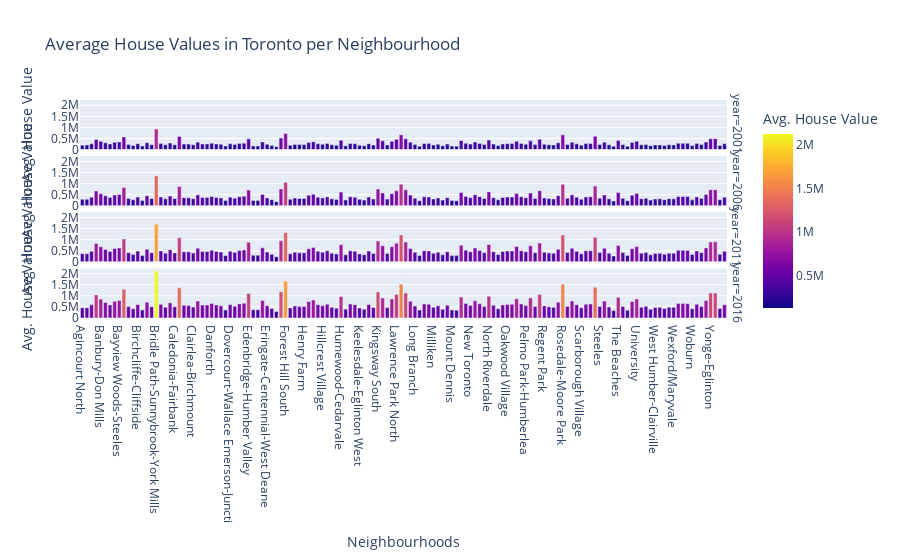

Notebook source saved alongside this figure:
### Markdown cell above
## Cost Analysis - Optional Challenge

In this section, you will use Plotly express to a couple of plots that investors can interactively filter and explore various factors related to the house value of the Toronto's neighbourhoods. 

### Create a bar chart row facet to plot the average house values for all Toronto's neighbourhoods per year

### Code cell
# YOUR CODE HERE!

### Figure 1 — Plotly figure (JSON) as saved in the notebook; plotly's stock layout.template omitted (floating-point values rounded to 4 significant figures; data arrays with more than 128 entries replaced by an {"elided": "..."} marker saying what was removed)
{"data": [{"alignmentgroup": "True", "hovertemplate": "year=2001<br>Neighbourhoods=%{x}<br>Avg. House Value=%{marker.color}<extra></extra>", "legendgroup": "", "marker": {"color": {"elided": "140 int values"}, "coloraxis": "coloraxis"}, "name": "", "offsetgroup": "", "orientation": "v", "showlegend": false, "textposition": "auto", "type": "bar", "x": {"elided": "140 str values"}, "xaxis": "x4", "y": {"elided": "140 int values"}, "yaxis": "y4"}, {"alignmentgroup": "True", "hovertemplate": "year=2006<br>Neighbourhoods=%{x}<br>Avg. House Value=%{marker.color}<extra></extra>", "legendgroup": "", "marker": {"color": {"elided": "140 int values"}, "coloraxis": "coloraxis"}, "name": "", "offsetgroup": "", "orientation": "v", "showlegend": false, "textposition": "auto", "type": "bar", "x": {"elided": "140 str values"}, "xaxis": "x3", "y": {"elided": "140 int values"}, "yaxis": "y3"}, {"alignmentgroup": "True", "hovertemplate": "year=2011<br>Neighbourhoods=%{x}<br>Avg. House Value=%{marker.color}<extra></extra>", "legendgroup": "", "marker": {"color": {"elided": "140 int values"}, "coloraxis": "coloraxis"}, "name": "", "offsetgroup": "", "orientation": "v", "showlegend": false, "textposition": "auto", "type": "bar", "x": {"elided": "140 str values"}, "xaxis": "x2", "y": {"elided": "140 int values"}, "yaxis": "y2"}, {"alignmentgroup": "True", "hovertemplate": "year=2016<br>Neighbourhoods=%{x}<br>Avg. House Value=%{marker.color}<extra></extra>", "legendgroup": "", "marker": {"color": {"elided": "140 int values"}, "coloraxis": "coloraxis"}, "name": "", "offsetgroup": "", "orientation": "v", "showlegend": false, "textposition": "auto", "type": "bar", "x": {"elided": "140 str values"}, "xaxis": "x", "y": {"elided": "140 int values"}, "yaxis": "y"}], "layout": {"annotations": [{"font": {}, "showarrow": false, "text": "year=2016", "textangle": 90, "x": 0.98, "xanchor": "left", "xref": "paper", "y": 0.1138, "yanchor": "middle", "yref": "paper"}, {"font": {}, "showarrow": false, "text": "year=2011", "textangle": 90, "x": 0.98, "xanchor": "left", "xref": "paper", "y": 0.3712, "yanchor": "middle", "yref": "paper"}, {"font": {}, "showarrow": false, "text": "year=2006", "textangle": 90, "x": 0.98, "xanchor": "left", "xref": "paper", "y": 0.6288, "yanchor": "middle", "yref": "paper"}, {"font": {}, "showarrow": false, "text": "year=2001", "textangle": 90, "x": 0.98, "xanchor": "left", "xref": "paper", "y": 0.8862, "yanchor": "middle", "yref": "paper"}], "autosize": true, "barmode": "relative", "coloraxis": {"colorbar": {"title": {"text": "Avg. House Value"}}, "colorscale": [[0, "#0d0887"], [0.1111, "#46039f"], [0.2222, "#7201a8"], [0.3333, "#9c179e"], [0.4444, "#bd3786"], [0.5556, "#d8576b"], [0.6667, "#ed7953"], [0.7778, "#fb9f3a"], [0.8889, "#fdca26"], [1, "#f0f921"]]}, "legend": {"tracegroupgap": 0}, "title": {"text": "Average House Values in Toronto per Neighbourhood"}, "xaxis": {"anchor": "y", "autorange": true, "domain": [0, 0.98], "range": [-0.5, 139.5], "title": {"text": "Neighbourhoods"}, "type": "category"}, "xaxis2": {"anchor": "y2", "autorange": true, "domain": [0, 0.98], "matches": "x", "range": [-0.5, 139.5], "showticklabels": false, "type": "category"}, "xaxis3": {"anchor": "y3", "autorange": true, "domain": [0, 0.98], "matches": "x", "range": [-0.5, 139.5], "showticklabels": false, "type": "category"}, "xaxis4": {"anchor": "y4", "autorange": true, "domain": [0, 0.98], "matches": "x", "range": [-0.5, 139.5], "showticklabels": false, "type": "category"}, "yaxis": {"anchor": "x", "autorange": true, "domain": [0, 0.2275], "range": [0, 2236000.0], "title": {"text": "Avg. House Value"}, "type": "linear"}, "yaxis2": {"anchor": "x2", "autorange": true, "domain": [0.2575, 0.485], "matches": "y", "range": [0, 2236000.0], "title": {"text": "Avg. House Value"}, "type": "linear"}, "yaxis3": {"anchor": "x3", "autorange": true, "domain": [0.515, 0.7425], "matches": "y", "range": [0, 2236000.0], "title": {"text": "Avg. House Value"}, "type": "linear"}, "yaxis4": {"anchor": "x4", "autorange": true, "domain": [0.7725, 1], "matches": "y", "range": [0, 2236000.0], "title": {"text": "Avg. House Value"}, "type": "linear"}}}
